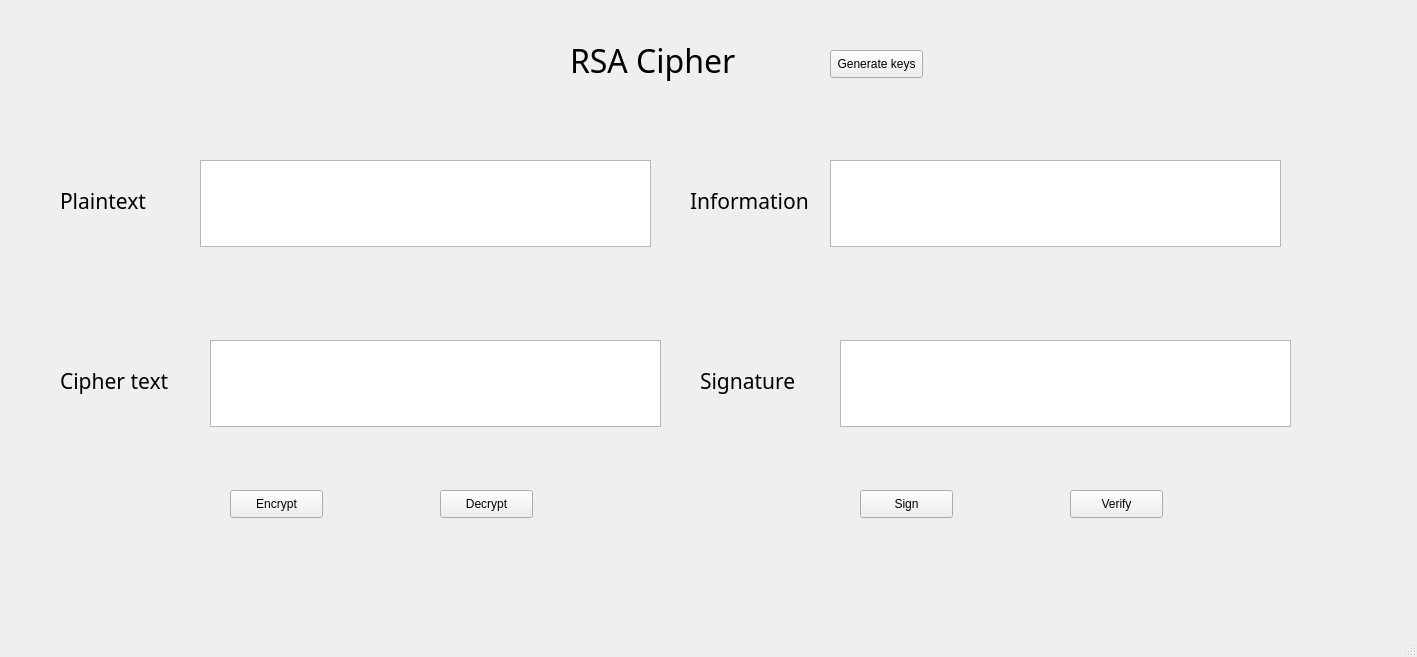
<?xml version="1.0" encoding="UTF-8"?>
<ui version="4.0">
 <class>MainWindow</class>
 <widget class="QMainWindow" name="MainWindow">
  <property name="geometry">
   <rect>
    <x>0</x>
    <y>0</y>
    <width>1417</width>
    <height>657</height>
   </rect>
  </property>
  <property name="windowTitle">
   <string>MainWindow</string>
  </property>
  <widget class="QWidget" name="centralwidget">
   <widget class="QLabel" name="label_3">
    <property name="geometry">
     <rect>
      <x>60</x>
      <y>360</y>
      <width>241</width>
      <height>41</height>
     </rect>
    </property>
    <property name="font">
     <font>
      <family>Modern No. 20</family>
      <pointsize>16</pointsize>
     </font>
    </property>
    <property name="text">
     <string>Cipher text</string>
    </property>
   </widget>
   <widget class="QTextEdit" name="txt_cipher_text">
    <property name="geometry">
     <rect>
      <x>210</x>
      <y>340</y>
      <width>451</width>
      <height>87</height>
     </rect>
    </property>
   </widget>
   <widget class="QPushButton" name="btn_encrypt">
    <property name="geometry">
     <rect>
      <x>230</x>
      <y>490</y>
      <width>93</width>
      <height>28</height>
     </rect>
    </property>
    <property name="text">
     <string>Encrypt</string>
    </property>
   </widget>
   <widget class="QPushButton" name="btn_decrypt">
    <property name="geometry">
     <rect>
      <x>440</x>
      <y>490</y>
      <width>93</width>
      <height>28</height>
     </rect>
    </property>
    <property name="text">
     <string>Decrypt</string>
    </property>
   </widget>
   <widget class="QLabel" name="label_2">
    <property name="geometry">
     <rect>
      <x>60</x>
      <y>180</y>
      <width>241</width>
      <height>41</height>
     </rect>
    </property>
    <property name="font">
     <font>
      <family>Modern No. 20</family>
      <pointsize>16</pointsize>
     </font>
    </property>
    <property name="text">
     <string>Plaintext </string>
    </property>
   </widget>
   <widget class="QTextEdit" name="txt_plain_text">
    <property name="geometry">
     <rect>
      <x>200</x>
      <y>160</y>
      <width>451</width>
      <height>87</height>
     </rect>
    </property>
   </widget>
   <widget class="QLabel" name="label">
    <property name="geometry">
     <rect>
      <x>570</x>
      <y>40</y>
      <width>241</width>
      <height>41</height>
     </rect>
    </property>
    <property name="font">
     <font>
      <family>Modern No. 20</family>
      <pointsize>24</pointsize>
     </font>
    </property>
    <property name="text">
     <string>RSA Cipher</string>
    </property>
   </widget>
   <widget class="QLabel" name="label_5">
    <property name="geometry">
     <rect>
      <x>700</x>
      <y>360</y>
      <width>241</width>
      <height>41</height>
     </rect>
    </property>
    <property name="font">
     <font>
      <family>Modern No. 20</family>
      <pointsize>16</pointsize>
     </font>
    </property>
    <property name="text">
     <string>Signature</string>
    </property>
   </widget>
   <widget class="QTextEdit" name="txt_sign">
    <property name="geometry">
     <rect>
      <x>840</x>
      <y>340</y>
      <width>451</width>
      <height>87</height>
     </rect>
    </property>
   </widget>
   <widget class="QPushButton" name="btn_sign">
    <property name="geometry">
     <rect>
      <x>860</x>
      <y>490</y>
      <width>93</width>
      <height>28</height>
     </rect>
    </property>
    <property name="text">
     <string>Sign</string>
    </property>
   </widget>
   <widget class="QPushButton" name="btn_verify">
    <property name="geometry">
     <rect>
      <x>1070</x>
      <y>490</y>
      <width>93</width>
      <height>28</height>
     </rect>
    </property>
    <property name="text">
     <string>Verify</string>
    </property>
   </widget>
   <widget class="QLabel" name="label_6">
    <property name="geometry">
     <rect>
      <x>690</x>
      <y>180</y>
      <width>241</width>
      <height>41</height>
     </rect>
    </property>
    <property name="font">
     <font>
      <family>Modern No. 20</family>
      <pointsize>16</pointsize>
     </font>
    </property>
    <property name="text">
     <string>Information</string>
    </property>
   </widget>
   <widget class="QTextEdit" name="txt_info">
    <property name="geometry">
     <rect>
      <x>830</x>
      <y>160</y>
      <width>451</width>
      <height>87</height>
     </rect>
    </property>
   </widget>
   <widget class="QPushButton" name="btn_gen_keys">
    <property name="geometry">
     <rect>
      <x>830</x>
      <y>50</y>
      <width>93</width>
      <height>28</height>
     </rect>
    </property>
    <property name="text">
     <string>Generate keys</string>
    </property>
   </widget>
  </widget>
  <widget class="QMenuBar" name="menubar">
   <property name="geometry">
    <rect>
     <x>0</x>
     <y>0</y>
     <width>1417</width>
     <height>21</height>
    </rect>
   </property>
  </widget>
  <widget class="QStatusBar" name="statusbar"/>
 </widget>
 <resources/>
 <connections/>
</ui>
